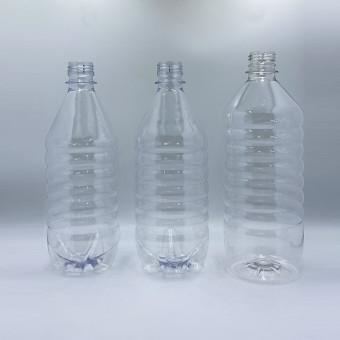
#> input picture thermal_app/thermal_dataset/bottle/-133_jpg.rf.d5fcbf5c4ee758caf234f04f1eebaed8.jpg, 340 x 340 px; its folder holds only this picture in this run
$ python trainner.py
#> lines starting #> are read from the running program, lines starting #| are printed output that depends on the picture
import os
import cv2
import numpy as np
from sklearn.model_selection import train_test_split
from sklearn.svm import SVC
from sklearn.metrics import accuracy_score
import joblib
from collections import Counter

class ThermalObjectTrainer:
    def __init__(self):
        self.model = None
        self.classes = []
        self.features = []
        self.labels = []

    def load_images_from_folders(self, base_path):
        """
        Load thermal images from category folders
        Works with ANY number of categories (1, 2, 3, ... 15)
        """
#> called with base_path = 'thermal_dataset'
        self.features = []
        self.labels = []
        self.classes = []

        # Get all category folders
        categories = [d for d in os.listdir(base_path)
                     if os.path.isdir(os.path.join(base_path, d))]
        categories.sort()

        print(f"Found categories: {categories}")

        # Count images in each category
        category_counts = {}
        for category in categories:
            category_path = os.path.join(base_path, category)
            image_count = 0
            for filename in os.listdir(category_path):
                if filename.lower().endswith(('.png', '.jpg', '.jpeg', '.bmp', '.tiff')):
                    image_count += 1
            category_counts[category] = image_count
            print(f"{category}: {image_count} images")

        # Include ALL categories with at least 1 image
        valid_categories = [cat for cat in categories if category_counts[cat] >= 1]

        if len(valid_categories) == 0:
            print("ERROR: No folders contain images!")
            return False

        self.classes = valid_categories
        print(f"\nTraining with {len(valid_categories)} valid categories: {valid_categories}")

        # Load images from valid categories
        for category in valid_categories:
            category_path = os.path.join(base_path, category)
            print(f"Loading {category}...")

            loaded_count = 0
            for filename in os.listdir(category_path):
                if filename.lower().endswith(('.png', '.jpg', '.jpeg', '.bmp', '.tiff')):
                    img_path = os.path.join(category_path, filename)

                    # Load and preprocess image
                    img = cv2.imread(img_path)
#> img is the input picture: shape (340, 340, 3); mean B, G, R 192.7, 180, 170.4
                    if img is not None:
                        # Resize image to standard size
                        img = cv2.resize(img, (128, 128))
#> img: shape (128, 128, 3)

                        # Extract features
                        features = self.extract_features_simple(img)

                        self.features.append(features)
                        self.labels.append(category)
                        loaded_count += 1

            print(f"  Loaded {loaded_count} images from {category}")

        print(f"\nTotal loaded: {len(self.features)} images across {len(self.classes)} categories")
        return True

    def extract_features_simple(self, img):
        """Simplified feature extraction"""
        # Convert to grayscale if needed
        if len(img.shape) == 3:
            gray = cv2.cvtColor(img, cv2.COLOR_BGR2GRAY)
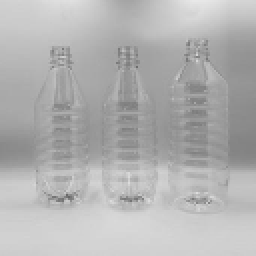
#> gray: shape (128, 128) (shown 2 times larger); min 103, max 232, mean 178.4
        else:
            gray = img

        # Resize to smaller size for faster processing
        img_small = cv2.resize(img, (64, 64))
        gray_small = cv2.resize(gray, (64, 64))

        # 1. Simple color histogram
        hist = cv2.calcHist([img_small], [0, 1, 2], None, [4, 4, 4], [0, 256, 0, 256, 0, 256])
        hist_features = cv2.normalize(hist, hist).flatten()
#> hist_features = 64 values, max 0.832 at index 42, min 0 at index 0, mean 0.027

        # 2. Simple HOG features
        win_size = (64, 64)
        block_size = (16, 16)
        block_stride = (8, 8)
        cell_size = (8, 8)
        nbins = 9

        hog = cv2.HOGDescriptor(win_size, block_size, block_stride, cell_size, nbins)
        hog_features = hog.compute(gray_small)
#> hog_features = 1764 values, max 0.373 at index 220, min 0 at index 1, mean 0.142
        hog_features = hog_features.flatten()

        # 3. Basic texture features
        mean_val = np.mean(gray_small)
#> mean_val = 178.6
        std_val = np.std(gray_small)
#> std_val = 23.16

        # Combine all features
        combined_features = np.concatenate([hist_features, hog_features, [mean_val, std_val]])
#> combined_features = 1830 values, max 178.6 at index 1828, min 0 at index 0, mean 0.248
#> in load_images_from_folders, `features = self.extract_features_simple(img)`: features has the same summary as combined_features in extract_features_simple
#| Total loaded: 1 images across 1 categories

        return combined_features

    def train_model(self):
        """Train model that works with ANY number of categories"""
        if len(self.features) == 0:
            print("No features to train on!")
            return False

        # Convert to numpy arrays
        X = np.array(self.features)
        y = np.array(self.labels)

        print(f"Training data shape: {X.shape}")
#| Training data shape: (1, 1830)
        print(f"Labels shape: {y.shape}")

        # Check label distribution
        label_counts = Counter(y)
        print("Label distribution:", label_counts)

        # Handle ALL cases: 1 category, 2 categories, 3 categories, etc.
        if len(label_counts) == 1:
            # Single category - create a special model
            print("Training single-category model...")
            self.model = SingleCategoryModel(list(label_counts.keys())[0], X)
            print(f"✅ Single category model trained for: {list(label_counts.keys())[0]}")
        else:
            # Multiple categories - use standard SVM
            print("Training multi-category model...")

            # Split data
            try:
                X_train, X_test, y_train, y_test = train_test_split(
                    X, y, test_size=0.2, random_state=42, stratify=y
                )
            except ValueError as e:
                print(f"Stratified split failed: {e}")
                print("Using random split instead...")
                X_train, X_test, y_train, y_test = train_test_split(
                    X, y, test_size=0.2, random_state=42
                )

            # Train SVM classifier
            self.model = SVC(kernel='linear', probability=True, random_state=42)
            self.model.fit(X_train, y_train)

            # Evaluate
            y_pred = self.model.predict(X_test)
            accuracy = accuracy_score(y_test, y_pred)

            print(f"✅ Multi-category model trained successfully!")
            print(f"Test Accuracy: {accuracy:.4f}")
            print(f"Classes learned: {list(self.model.classes_)}")

        return True

    def save_model(self, model_path='thermal_model.pkl', classes_path='classes.npy'):
        """Save trained model and classes"""
        if self.model is not None:
            joblib.dump(self.model, model_path)
            np.save(classes_path, self.classes)
            print(f"✅ Model saved to {model_path}")
            print(f"✅ Classes saved to {classes_path}")
            print(f"📋 Model can detect: {self.classes}")
            return True
        else:
            print("❌ No model to save!")
            return False

class SingleCategoryModel:
    """Simple model for single category detection"""
    def __init__(self, category_name, training_features):
#> called with category_name = 'bottle', training_features = array of shape (1, 1830)
        self.category_name = category_name
#> self.category_name = 'bottle'
        self.classes_ = [category_name]
#> self.classes_ = ['bottle']
        # Store feature statistics for similarity comparison
        self.avg_features = np.mean(training_features, axis=0)
#> self.avg_features has the same summary as combined_features in extract_features_simple
        self.std_features = np.std(training_features, axis=0)
#> self.std_features = 1830 values from 0 to 0

    def predict(self, X):
        """Always predict the single category"""
        return np.array([self.category_name] * len(X))

    def predict_proba(self, X):
        """Return confidence based on feature similarity"""
        probas = []
        for features in X:
            # Calculate similarity to average training features
            if np.all(self.std_features == 0):
                # If all features are the same, return high confidence
                confidence = 0.9
            else:
                # Calculate normalized distance
                distance = np.sqrt(np.sum(((features - self.avg_features) / (self.std_features + 1e-8)) ** 2))
                # Convert distance to confidence (closer = higher confidence)
                confidence = max(0.3, min(0.95, 1.0 - (distance / 100.0)))
            probas.append([confidence])
        return np.array(probas)

def main():
    # Initialize trainer
    trainer = ThermalObjectTrainer()

    # Path to your dataset folder
    dataset_path = "thermal_dataset"

    if not os.path.exists(dataset_path):
        print(f"❌ Dataset folder '{dataset_path}' not found!")
        print("Please create the thermal_dataset folder with category subfolders.")
        return

    # Load images and train model
    success = trainer.load_images_from_folders(dataset_path)

    if success and len(trainer.features) > 0:
        if trainer.train_model():
            if trainer.save_model():
                print("\n🎯 TRAINING COMPLETED SUCCESSFULLY!")
                if len(trainer.classes) == 1:
                    print(f"📊 Model trained to detect: {trainer.classes[0]}")
                else:
                    print(f"📊 Model trained to detect {len(trainer.classes)} categories: {trainer.classes}")
            else:
                print("❌ Failed to save model!")
        else:
            print("❌ Training failed!")
    else:
        print("❌ No valid images found to train!")

if __name__ == "__main__":
    main()

$ run again, on thermal_app/thermal_dataset/bottle/-182_jpg.rf.60ae1e0db0256b0b0aef8621c0239684.jpg
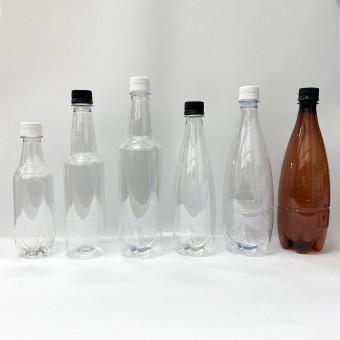
#> input picture thermal_app/thermal_dataset/bottle/-182_jpg.rf.60ae1e0db0256b0b0aef8621c0239684.jpg, 340 x 340 px
#> in load_images_from_folders, img is the input picture: shape (340, 340, 3); mean B, G, R 199.6, 202.7, 204.5
#> img: shape (128, 128, 3)
#> in extract_features_simple, `img_small = cv2.resize(img, (64, 64))`:
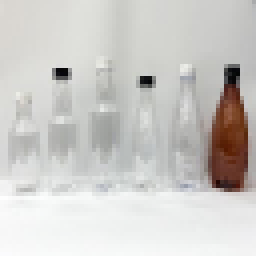
#> img_small: shape (64, 64, 3) (shown 4 times larger); mean B, G, R 199.7, 202.8, 204.6
#> in extract_features_simple, `gray_small = cv2.resize(gray, (64, 64))`:
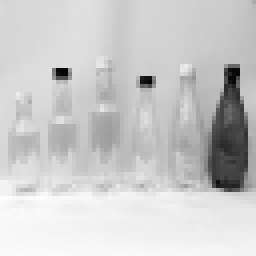
#> gray_small: shape (64, 64) (shown 4 times larger); min 6, max 254, mean 202.9
#> hist_features = 64 values, max 0.978 at index 63, min 0 at index 2, mean 0.0205
#> hog_features = 1764 values, max 0.361 at index 1732, min 0 at index 3, mean 0.135
#> mean_val = 202.9
#> std_val = 42.38
#> combined_features = 1830 values, max 202.9 at index 1828, min 0 at index 2, mean 0.265
#> features has the same summary as combined_features in extract_features_simple
#| Total loaded: 1 images across 1 categories
#| Training data shape: (1, 1830)
#> self.category_name = 'bottle'
#> self.classes_ = ['bottle']
#> self.avg_features has the same summary as combined_features in extract_features_simple
#> self.std_features = 1830 values from 0 to 0

$ run again, on thermal_app/thermal_dataset/bottle/-290_jpg.rf.82e2deccd5d8c68c2c368afebb36d070.jpg
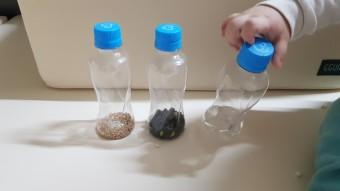
#> input picture thermal_app/thermal_dataset/bottle/-290_jpg.rf.82e2deccd5d8c68c2c368afebb36d070.jpg, 340 x 191 px
#> in load_images_from_folders, img is the input picture: shape (191, 340, 3); mean B, G, R 143.3, 150.5, 155
#> img: shape (128, 128, 3)
#> in extract_features_simple, `img_small = cv2.resize(img, (64, 64))`:
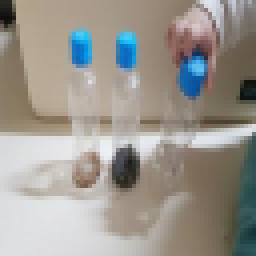
#> img_small: shape (64, 64, 3) (shown 4 times larger); mean B, G, R 143.3, 150.6, 155
#> in extract_features_simple, `gray_small = cv2.resize(gray, (64, 64))`:
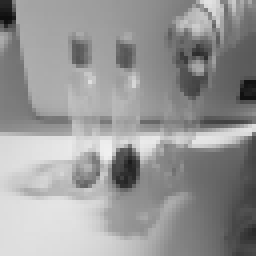
#> gray_small: shape (64, 64) (shown 4 times larger); min 14, max 240, mean 151.1
#> hist_features = 64 values, max 0.739 at index 42, min 0 at index 2, mean 0.0359
#> hog_features = 1764 values, max 0.428 at index 112, min 0 at index 21, mean 0.134
#> mean_val = 151.1
#> std_val = 46
#> combined_features = 1830 values, max 151.1 at index 1828, min 0 at index 2, mean 0.238
#> features has the same summary as combined_features in extract_features_simple
#| Total loaded: 1 images across 1 categories
#| Training data shape: (1, 1830)
#> self.category_name = 'bottle'
#> self.classes_ = ['bottle']
#> self.avg_features has the same summary as combined_features in extract_features_simple
#> self.std_features = 1830 values from 0 to 0
